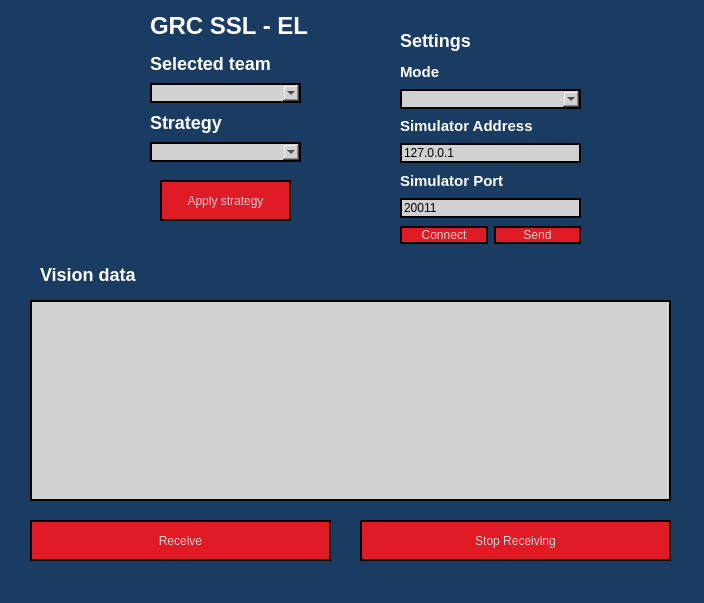
<?xml version="1.0" encoding="UTF-8"?>
<ui version="4.0">
 <class>MainWindow</class>
 <widget class="QMainWindow" name="MainWindow">
  <property name="geometry">
   <rect>
    <x>0</x>
    <y>0</y>
    <width>704</width>
    <height>603</height>
   </rect>
  </property>
  <property name="windowTitle">
   <string>GRC SSL - EL</string>
  </property>
  <property name="styleSheet">
   <string notr="true">background-color: #1A3B62 ;</string>
  </property>
  <widget class="QWidget" name="centralwidget">
   <widget class="QPushButton" name="Receive">
    <property name="geometry">
     <rect>
      <x>30</x>
      <y>520</y>
      <width>301</width>
      <height>41</height>
     </rect>
    </property>
    <property name="styleSheet">
     <string notr="true">QPushButton {
           background-color: #E01B25;
           color: #D1D1D1;
              border: 2px solid black;
          }
          QPushButton:pressed {
             background-color: #FF5733;  // Cor alterada ao pressionar
             border: 2px solid #FFD700;  // Alterar a borda ao pressionar
          }</string>
    </property>
    <property name="text">
     <string>Receive</string>
    </property>
   </widget>
   <widget class="QPushButton" name="StopReceiving">
    <property name="geometry">
     <rect>
      <x>360</x>
      <y>520</y>
      <width>311</width>
      <height>41</height>
     </rect>
    </property>
    <property name="styleSheet">
     <string notr="true">QPushButton {
           background-color: #E01B25;
           color: #D1D1D1;
              border: 2px solid black;
          }
          QPushButton:pressed {
             background-color: #FF5733;  // Cor alterada ao pressionar
             border: 2px solid #FFD700;  // Alterar a borda ao pressionar
          }</string>
    </property>
    <property name="text">
     <string>Stop Receiving</string>
    </property>
   </widget>
   <widget class="QLabel" name="label">
    <property name="geometry">
     <rect>
      <x>40</x>
      <y>266</y>
      <width>161</width>
      <height>16</height>
     </rect>
    </property>
    <property name="styleSheet">
     <string notr="true">color: #FFFFFF; /* Cor do texto branco */
background-color: #1A3B62; /* Fundo azul */
font-size: 18px;
font-weight: bold;


</string>
    </property>
    <property name="text">
     <string>Vision data</string>
    </property>
   </widget>
   <widget class="QLabel" name="label_2">
    <property name="geometry">
     <rect>
      <x>150</x>
      <y>10</y>
      <width>171</width>
      <height>31</height>
     </rect>
    </property>
    <property name="styleSheet">
     <string notr="true">color: #FFFFFF; /* Cor do texto branco */
background-color: #1A3B62; /* Fundo azul */
font-size: 24px;
font-weight: bold;


</string>
    </property>
    <property name="text">
     <string>GRC SSL - EL</string>
    </property>
   </widget>
   <widget class="QLabel" name="label_3">
    <property name="geometry">
     <rect>
      <x>20</x>
      <y>10</y>
      <width>111</width>
      <height>121</height>
     </rect>
    </property>
    <property name="styleSheet">
     <string notr="true"/>
    </property>
    <property name="text">
     <string/>
    </property>
    <property name="pixmap">
     <pixmap>images/grclogo.png</pixmap>
    </property>
    <property name="scaledContents">
     <bool>true</bool>
    </property>
   </widget>
   <widget class="QPushButton" name="pushButton_5">
    <property name="geometry">
     <rect>
      <x>160</x>
      <y>180</y>
      <width>131</width>
      <height>41</height>
     </rect>
    </property>
    <property name="mouseTracking">
     <bool>true</bool>
    </property>
    <property name="tabletTracking">
     <bool>true</bool>
    </property>
    <property name="styleSheet">
     <string notr="true">QPushButton {
           background-color: #E01B25;
           color: #D1D1D1;
              border: 2px solid black;
          }
          QPushButton:pressed {
             background-color: #FF5733;  // Cor alterada ao pressionar
             border: 2px solid #FFD700;  // Alterar a borda ao pressionar
          }</string>
    </property>
    <property name="text">
     <string>Apply strategy</string>
    </property>
    <property name="checkable">
     <bool>true</bool>
    </property>
    <property name="flat">
     <bool>true</bool>
    </property>
   </widget>
   <widget class="QLabel" name="label_8">
    <property name="geometry">
     <rect>
      <x>400</x>
      <y>30</y>
      <width>101</width>
      <height>21</height>
     </rect>
    </property>
    <property name="styleSheet">
     <string notr="true">color: #FFFFFF; /* Cor do texto branco */
background-color: #1A3B62; /* Fundo azul */
font-size: 18px;
font-weight: bold;


</string>
    </property>
    <property name="text">
     <string>Settings</string>
    </property>
   </widget>
   <widget class="QTextEdit" name="txtInfo">
    <property name="geometry">
     <rect>
      <x>30</x>
      <y>300</y>
      <width>641</width>
      <height>201</height>
     </rect>
    </property>
    <property name="styleSheet">
     <string notr="true">background-color: #D1D1D1;
color:  Black;
border: 2px solid black;
</string>
    </property>
    <property name="verticalScrollBarPolicy">
     <enum>Qt::ScrollBarAsNeeded</enum>
    </property>
    <property name="sizeAdjustPolicy">
     <enum>QAbstractScrollArea::AdjustToContentsOnFirstShow</enum>
    </property>
    <property name="readOnly">
     <bool>true</bool>
    </property>
    <property name="html">
     <string>&lt;!DOCTYPE HTML PUBLIC &quot;-//W3C//DTD HTML 4.0//EN&quot; &quot;http://www.w3.org/TR/REC-html40/strict.dtd&quot;&gt;
&lt;html&gt;&lt;head&gt;&lt;meta name=&quot;qrichtext&quot; content=&quot;1&quot; /&gt;&lt;style type=&quot;text/css&quot;&gt;
p, li { white-space: pre-wrap; }
&lt;/style&gt;&lt;/head&gt;&lt;body style=&quot; font-family:'Ubuntu'; font-size:10pt; font-weight:400; font-style:normal;&quot;&gt;
&lt;p style=&quot;-qt-paragraph-type:empty; margin-top:0px; margin-bottom:0px; margin-left:0px; margin-right:0px; -qt-block-indent:0; text-indent:0px;&quot;&gt;&lt;br /&gt;&lt;/p&gt;&lt;/body&gt;&lt;/html&gt;</string>
    </property>
    <property name="overwriteMode">
     <bool>true</bool>
    </property>
    <property name="tabStopDistance">
     <double>80.000000000000000</double>
    </property>
   </widget>
   <widget class="QWidget" name="layoutWidget">
    <property name="geometry">
     <rect>
      <x>150</x>
      <y>50</y>
      <width>151</width>
      <height>112</height>
     </rect>
    </property>
    <layout class="QVBoxLayout" name="verticalLayout">
     <item>
      <widget class="QLabel" name="label_4">
       <property name="styleSheet">
        <string notr="true">color: #FFFFFF; /* Cor do texto branco */
background-color: #1A3B62; /* Fundo azul */
font-size: 18px;
font-weight: bold;


</string>
       </property>
       <property name="text">
        <string>Selected team</string>
       </property>
      </widget>
     </item>
     <item>
      <widget class="QComboBox" name="team">
       <property name="palette">
        <palette>
         <active>
          <colorrole role="WindowText">
           <brush brushstyle="SolidPattern">
            <color alpha="255">
             <red>0</red>
             <green>0</green>
             <blue>0</blue>
            </color>
           </brush>
          </colorrole>
          <colorrole role="Button">
           <brush brushstyle="SolidPattern">
            <color alpha="255">
             <red>209</red>
             <green>209</green>
             <blue>209</blue>
            </color>
           </brush>
          </colorrole>
          <colorrole role="Text">
           <brush brushstyle="SolidPattern">
            <color alpha="255">
             <red>0</red>
             <green>0</green>
             <blue>0</blue>
            </color>
           </brush>
          </colorrole>
          <colorrole role="ButtonText">
           <brush brushstyle="SolidPattern">
            <color alpha="255">
             <red>0</red>
             <green>0</green>
             <blue>0</blue>
            </color>
           </brush>
          </colorrole>
          <colorrole role="Base">
           <brush brushstyle="SolidPattern">
            <color alpha="255">
             <red>209</red>
             <green>209</green>
             <blue>209</blue>
            </color>
           </brush>
          </colorrole>
          <colorrole role="Window">
           <brush brushstyle="SolidPattern">
            <color alpha="255">
             <red>209</red>
             <green>209</green>
             <blue>209</blue>
            </color>
           </brush>
          </colorrole>
          <colorrole role="PlaceholderText">
           <brush brushstyle="SolidPattern">
            <color alpha="255">
             <red>0</red>
             <green>0</green>
             <blue>0</blue>
            </color>
           </brush>
          </colorrole>
         </active>
         <inactive>
          <colorrole role="WindowText">
           <brush brushstyle="SolidPattern">
            <color alpha="255">
             <red>0</red>
             <green>0</green>
             <blue>0</blue>
            </color>
           </brush>
          </colorrole>
          <colorrole role="Button">
           <brush brushstyle="SolidPattern">
            <color alpha="255">
             <red>209</red>
             <green>209</green>
             <blue>209</blue>
            </color>
           </brush>
          </colorrole>
          <colorrole role="Text">
           <brush brushstyle="SolidPattern">
            <color alpha="255">
             <red>0</red>
             <green>0</green>
             <blue>0</blue>
            </color>
           </brush>
          </colorrole>
          <colorrole role="ButtonText">
           <brush brushstyle="SolidPattern">
            <color alpha="255">
             <red>0</red>
             <green>0</green>
             <blue>0</blue>
            </color>
           </brush>
          </colorrole>
          <colorrole role="Base">
           <brush brushstyle="SolidPattern">
            <color alpha="255">
             <red>209</red>
             <green>209</green>
             <blue>209</blue>
            </color>
           </brush>
          </colorrole>
          <colorrole role="Window">
           <brush brushstyle="SolidPattern">
            <color alpha="255">
             <red>209</red>
             <green>209</green>
             <blue>209</blue>
            </color>
           </brush>
          </colorrole>
          <colorrole role="PlaceholderText">
           <brush brushstyle="SolidPattern">
            <color alpha="255">
             <red>0</red>
             <green>0</green>
             <blue>0</blue>
            </color>
           </brush>
          </colorrole>
         </inactive>
         <disabled>
          <colorrole role="WindowText">
           <brush brushstyle="SolidPattern">
            <color alpha="255">
             <red>0</red>
             <green>0</green>
             <blue>0</blue>
            </color>
           </brush>
          </colorrole>
          <colorrole role="Button">
           <brush brushstyle="SolidPattern">
            <color alpha="255">
             <red>209</red>
             <green>209</green>
             <blue>209</blue>
            </color>
           </brush>
          </colorrole>
          <colorrole role="Text">
           <brush brushstyle="SolidPattern">
            <color alpha="255">
             <red>0</red>
             <green>0</green>
             <blue>0</blue>
            </color>
           </brush>
          </colorrole>
          <colorrole role="ButtonText">
           <brush brushstyle="SolidPattern">
            <color alpha="255">
             <red>0</red>
             <green>0</green>
             <blue>0</blue>
            </color>
           </brush>
          </colorrole>
          <colorrole role="Base">
           <brush brushstyle="SolidPattern">
            <color alpha="255">
             <red>209</red>
             <green>209</green>
             <blue>209</blue>
            </color>
           </brush>
          </colorrole>
          <colorrole role="Window">
           <brush brushstyle="SolidPattern">
            <color alpha="255">
             <red>209</red>
             <green>209</green>
             <blue>209</blue>
            </color>
           </brush>
          </colorrole>
          <colorrole role="PlaceholderText">
           <brush brushstyle="SolidPattern">
            <color alpha="255">
             <red>0</red>
             <green>0</green>
             <blue>0</blue>
            </color>
           </brush>
          </colorrole>
         </disabled>
        </palette>
       </property>
       <property name="styleSheet">
        <string notr="true">background-color: #D1D1D1;
color:  Black;
border: 2px solid black;
</string>
       </property>
      </widget>
     </item>
     <item>
      <widget class="QLabel" name="label_5">
       <property name="styleSheet">
        <string notr="true">color: #FFFFFF; /* Cor do texto branco */
background-color: #1A3B62; /* Fundo azul */
font-size: 18px;
font-weight: bold;


</string>
       </property>
       <property name="text">
        <string>Strategy</string>
       </property>
      </widget>
     </item>
     <item>
      <widget class="QComboBox" name="strategy">
       <property name="palette">
        <palette>
         <active>
          <colorrole role="WindowText">
           <brush brushstyle="SolidPattern">
            <color alpha="255">
             <red>0</red>
             <green>0</green>
             <blue>0</blue>
            </color>
           </brush>
          </colorrole>
          <colorrole role="Button">
           <brush brushstyle="SolidPattern">
            <color alpha="255">
             <red>209</red>
             <green>209</green>
             <blue>209</blue>
            </color>
           </brush>
          </colorrole>
          <colorrole role="Text">
           <brush brushstyle="SolidPattern">
            <color alpha="255">
             <red>0</red>
             <green>0</green>
             <blue>0</blue>
            </color>
           </brush>
          </colorrole>
          <colorrole role="ButtonText">
           <brush brushstyle="SolidPattern">
            <color alpha="255">
             <red>0</red>
             <green>0</green>
             <blue>0</blue>
            </color>
           </brush>
          </colorrole>
          <colorrole role="Base">
           <brush brushstyle="SolidPattern">
            <color alpha="255">
             <red>209</red>
             <green>209</green>
             <blue>209</blue>
            </color>
           </brush>
          </colorrole>
          <colorrole role="Window">
           <brush brushstyle="SolidPattern">
            <color alpha="255">
             <red>209</red>
             <green>209</green>
             <blue>209</blue>
            </color>
           </brush>
          </colorrole>
          <colorrole role="PlaceholderText">
           <brush brushstyle="SolidPattern">
            <color alpha="255">
             <red>0</red>
             <green>0</green>
             <blue>0</blue>
            </color>
           </brush>
          </colorrole>
         </active>
         <inactive>
          <colorrole role="WindowText">
           <brush brushstyle="SolidPattern">
            <color alpha="255">
             <red>0</red>
             <green>0</green>
             <blue>0</blue>
            </color>
           </brush>
          </colorrole>
          <colorrole role="Button">
           <brush brushstyle="SolidPattern">
            <color alpha="255">
             <red>209</red>
             <green>209</green>
             <blue>209</blue>
            </color>
           </brush>
          </colorrole>
          <colorrole role="Text">
           <brush brushstyle="SolidPattern">
            <color alpha="255">
             <red>0</red>
             <green>0</green>
             <blue>0</blue>
            </color>
           </brush>
          </colorrole>
          <colorrole role="ButtonText">
           <brush brushstyle="SolidPattern">
            <color alpha="255">
             <red>0</red>
             <green>0</green>
             <blue>0</blue>
            </color>
           </brush>
          </colorrole>
          <colorrole role="Base">
           <brush brushstyle="SolidPattern">
            <color alpha="255">
             <red>209</red>
             <green>209</green>
             <blue>209</blue>
            </color>
           </brush>
          </colorrole>
          <colorrole role="Window">
           <brush brushstyle="SolidPattern">
            <color alpha="255">
             <red>209</red>
             <green>209</green>
             <blue>209</blue>
            </color>
           </brush>
          </colorrole>
          <colorrole role="PlaceholderText">
           <brush brushstyle="SolidPattern">
            <color alpha="255">
             <red>0</red>
             <green>0</green>
             <blue>0</blue>
            </color>
           </brush>
          </colorrole>
         </inactive>
         <disabled>
          <colorrole role="WindowText">
           <brush brushstyle="SolidPattern">
            <color alpha="255">
             <red>0</red>
             <green>0</green>
             <blue>0</blue>
            </color>
           </brush>
          </colorrole>
          <colorrole role="Button">
           <brush brushstyle="SolidPattern">
            <color alpha="255">
             <red>209</red>
             <green>209</green>
             <blue>209</blue>
            </color>
           </brush>
          </colorrole>
          <colorrole role="Text">
           <brush brushstyle="SolidPattern">
            <color alpha="255">
             <red>0</red>
             <green>0</green>
             <blue>0</blue>
            </color>
           </brush>
          </colorrole>
          <colorrole role="ButtonText">
           <brush brushstyle="SolidPattern">
            <color alpha="255">
             <red>0</red>
             <green>0</green>
             <blue>0</blue>
            </color>
           </brush>
          </colorrole>
          <colorrole role="Base">
           <brush brushstyle="SolidPattern">
            <color alpha="255">
             <red>209</red>
             <green>209</green>
             <blue>209</blue>
            </color>
           </brush>
          </colorrole>
          <colorrole role="Window">
           <brush brushstyle="SolidPattern">
            <color alpha="255">
             <red>209</red>
             <green>209</green>
             <blue>209</blue>
            </color>
           </brush>
          </colorrole>
          <colorrole role="PlaceholderText">
           <brush brushstyle="SolidPattern">
            <color alpha="255">
             <red>0</red>
             <green>0</green>
             <blue>0</blue>
            </color>
           </brush>
          </colorrole>
         </disabled>
        </palette>
       </property>
       <property name="styleSheet">
        <string notr="true">background-color: #D1D1D1;
color:  Black;
border: 2px solid black;
</string>
       </property>
      </widget>
     </item>
    </layout>
   </widget>
   <widget class="QWidget" name="layoutWidget">
    <property name="geometry">
     <rect>
      <x>400</x>
      <y>60</y>
      <width>181</width>
      <height>158</height>
     </rect>
    </property>
    <layout class="QVBoxLayout" name="verticalLayout_3">
     <item>
      <widget class="QLabel" name="label_11">
       <property name="styleSheet">
        <string notr="true">color: #FFFFFF; /* Cor do texto branco */
background-color: #1A3B62; /* Fundo azul */
font-size: 15px;
font-weight: bold;


</string>
       </property>
       <property name="text">
        <string>Mode</string>
       </property>
      </widget>
     </item>
     <item>
      <widget class="QComboBox" name="mode">
       <property name="styleSheet">
        <string notr="true">background-color: #D1D1D1;
color:  Black;
border: 2px solid black;
</string>
       </property>
       <property name="editable">
        <bool>false</bool>
       </property>
       <property name="currentText">
        <string/>
       </property>
      </widget>
     </item>
     <item>
      <widget class="QLabel" name="label_9">
       <property name="styleSheet">
        <string notr="true">color: #FFFFFF; /* Cor do texto branco */
background-color: #1A3B62; /* Fundo azul */
font-size: 15px;
font-weight: bold;


</string>
       </property>
       <property name="text">
        <string>Simulator Address</string>
       </property>
      </widget>
     </item>
     <item>
      <widget class="QLineEdit" name="_addr">
       <property name="styleSheet">
        <string notr="true">background-color: #D1D1D1;
color:  Black;
border: 2px solid black;
</string>
       </property>
       <property name="text">
        <string>127.0.0.1</string>
       </property>
      </widget>
     </item>
     <item>
      <widget class="QLabel" name="label_10">
       <property name="styleSheet">
        <string notr="true">color: #FFFFFF; /* Cor do texto branco */
background-color: #1A3B62; /* Fundo azul */
font-size: 15px;
font-weight: bold;


</string>
       </property>
       <property name="text">
        <string>Simulator Port</string>
       </property>
      </widget>
     </item>
     <item>
      <widget class="QLineEdit" name="_port">
       <property name="styleSheet">
        <string notr="true">background-color: #D1D1D1;
color:  Black;
border: 2px solid black;
</string>
       </property>
       <property name="text">
        <string>20011</string>
       </property>
      </widget>
     </item>
    </layout>
   </widget>
   <widget class="QWidget" name="layoutWidget">
    <property name="geometry">
     <rect>
      <x>400</x>
      <y>220</y>
      <width>181</width>
      <height>31</height>
     </rect>
    </property>
    <layout class="QHBoxLayout" name="horizontalLayout">
     <item>
      <widget class="QPushButton" name="Connect">
       <property name="styleSheet">
        <string notr="true">QPushButton {
           background-color: #E01B25;
           color: #D1D1D1;
              border: 2px solid black;
          }
          QPushButton:pressed {
             background-color: #FF5733;  // Cor alterada ao pressionar
             border: 2px solid #FFD700;  // Alterar a borda ao pressionar
          }</string>
       </property>
       <property name="text">
        <string>Connect</string>
       </property>
       <property name="flat">
        <bool>true</bool>
       </property>
      </widget>
     </item>
     <item>
      <widget class="QPushButton" name="Send">
       <property name="enabled">
        <bool>true</bool>
       </property>
       <property name="styleSheet">
        <string notr="true">QPushButton {
           background-color: #E01B25;
           color: #D1D1D1;
              border: 2px solid black;
          }
          QPushButton:pressed {
             background-color: #FF5733;  // Cor alterada ao pressionar
             border: 2px solid #FFD700;  // Alterar a borda ao pressionar
          }</string>
       </property>
       <property name="text">
        <string>Send</string>
       </property>
      </widget>
     </item>
    </layout>
   </widget>
  </widget>
  <widget class="QMenuBar" name="menubar">
   <property name="geometry">
    <rect>
     <x>0</x>
     <y>0</y>
     <width>704</width>
     <height>22</height>
    </rect>
   </property>
  </widget>
  <widget class="QStatusBar" name="statusbar"/>
 </widget>
 <resources/>
 <connections/>
</ui>
